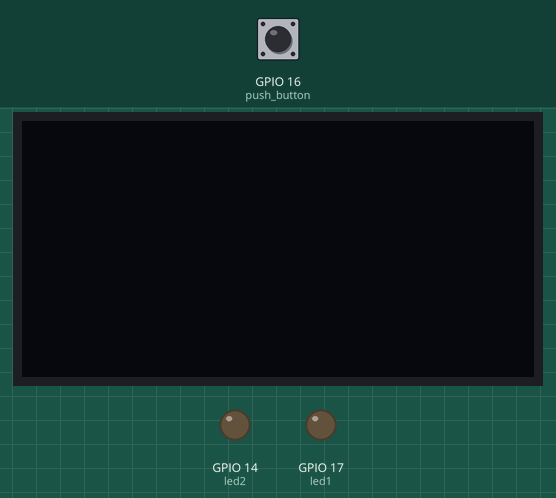
Bench run of a program on a simulated ESP32 board running MicroPython. Parts: 128×64 one-colour display, output pins drawn as LEDs (lit = HIGH). The test bench sets the inputs (shaded band); at power-on: GPIO 16 (push_button) HIGH.

Above: at 1.2 s.
1.3 s: GPIO 16 (push_button) pulled LOW for 0.15 s
At 2.5 s:
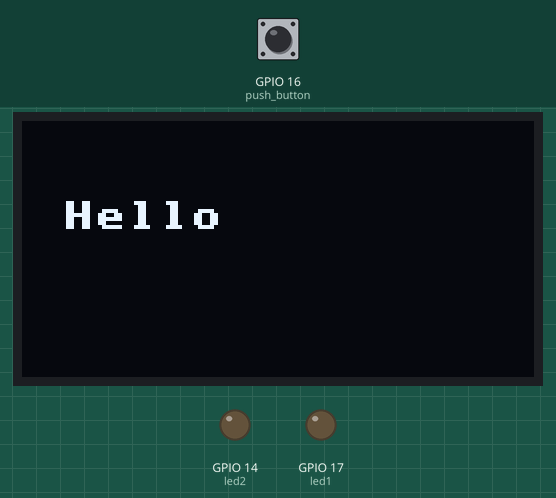
2.9 s: GPIO 16 (push_button) pulled LOW for 1 s
At 3.8 s:
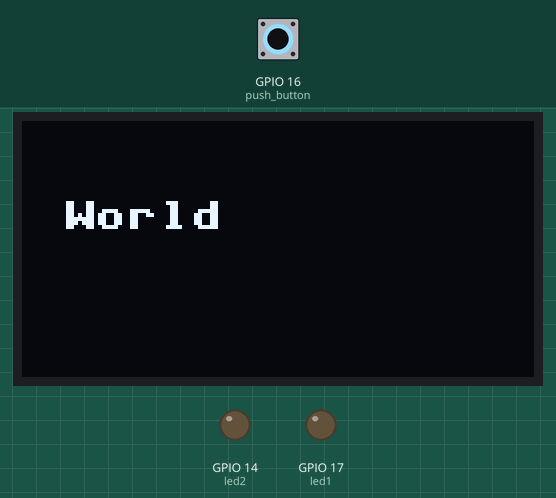
5.4 s: GPIO 16 (push_button) pulled LOW for 0.15 s
At 5.8 s:
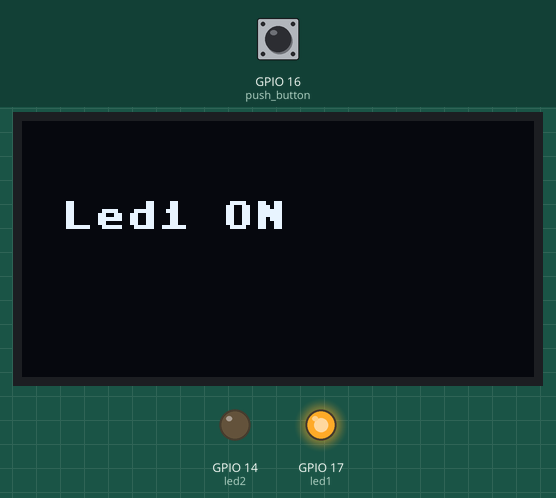
7.0 s: GPIO 16 (push_button) pulled LOW for 3.2 s
At 8.2 s:
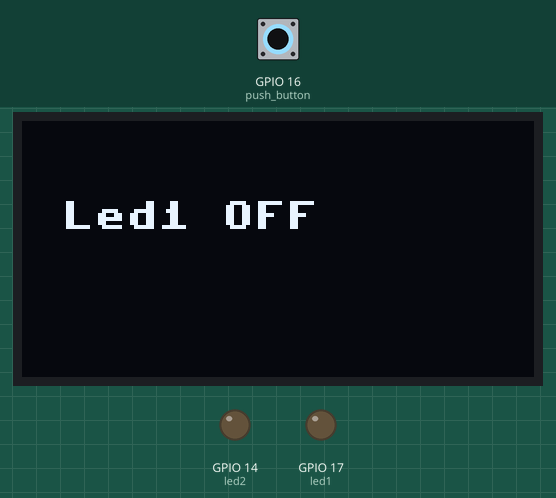
11.7 s: GPIO 16 (push_button) pulled LOW for 0.15 s
At 12.9 s:
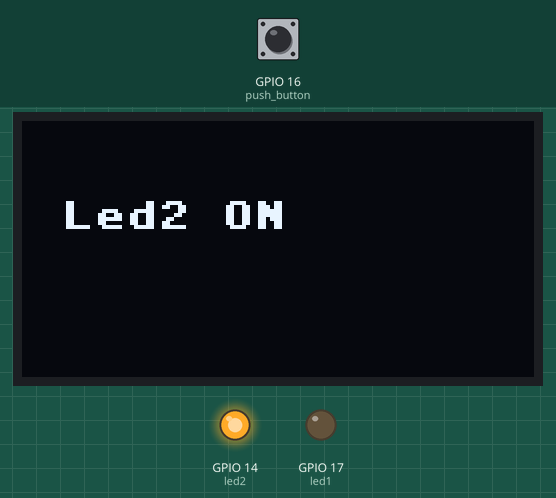
13.3 s: GPIO 16 (push_button) pulled LOW for 1 s
At 14.2 s:
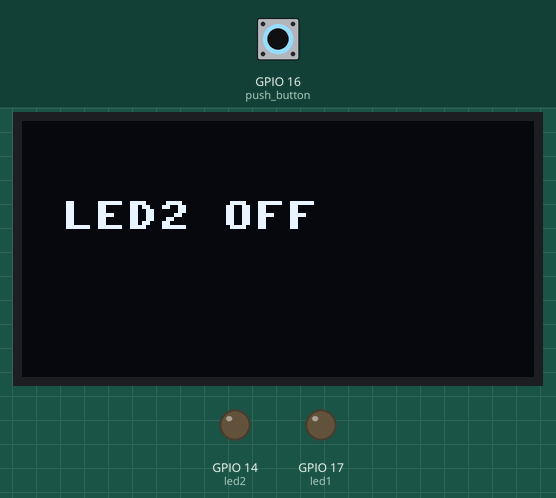
Timing chart, 0 to 16.3 s (numbered marks = the images above; inputs shaded):
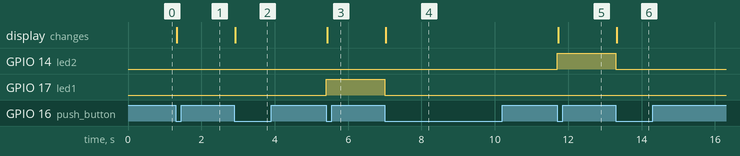

Measured:
- after the input at 1.3 s, the display: changes at once (image 1)
- after the input at 2.9 s, the display: changes at once (image 2)
- after the input at 5.4 s, GPIO 17 (led1): LOW → HIGH at once; the display: changes at once (image 3)
- after the input at 7.0 s, GPIO 17 (led1): HIGH → LOW at once; the display: changes at once (image 4)
- after the input at 11.7 s, GPIO 14 (led2): LOW → HIGH at once; the display: changes at once (image 5)
- after the input at 13.3 s, GPIO 14 (led2): HIGH → LOW at once; the display: changes at once (image 6)

The program:

push_button_oled_display.py
```python
from machine import Pin,I2C
import ssd1306
import time
import micropython

#I2C Intialization
i2c=I2C(0,scl=Pin(22),sda=Pin(21))


#Oled Object
oled = ssd1306.SSD1306_I2C(128,64,i2c)


#Circuit Elements
led1 = Pin(17,Pin.OUT)
led2 = Pin(14,Pin.OUT)
push_button = Pin(16,Pin.IN,Pin.PULL_UP)

#Debounce Variable
last_time = 0
DEBOUNCE_DELAY = 100

push_button_count =0

#Interrupt Function
def button_interrupt_func(pin):
    global last_time,push_button_count
    current_time = time.ticks_ms()


    if time.ticks_diff(current_time , last_time) > DEBOUNCE_DELAY:
        last_time = current_time


        push_button_count+=1

        if push_button_count %6 == 0:
            try:
                strr="LED2 OFF"
                micropython.schedule(schedule_heavy_task,strr)
                led2.value(0)

            except RuntimeError:
                pass

        if push_button_count %6 == 1:
            try:
                strr="Hello"
                micropython.schedule(schedule_heavy_task,strr)

            except RuntimeError:
                pass

        if push_button_count %6 == 2:
            try:
                strr="World"
                micropython.schedule(schedule_heavy_task,strr)

            except RuntimeError:
                pass

        if push_button_count %6 == 3:
            try:
                strr="Led1 ON"
                micropython.schedule(schedule_heavy_task,strr)
                led1.value(1)

            except RuntimeError:
                pass

        if push_button_count %6 == 4:
            try:
                strr="Led1 OFF"
                micropython.schedule(schedule_heavy_task,strr)
                led1.value(0)

            except RuntimeError:
                pass

        if push_button_count %6 == 5:
            try:
                strr="Led2 ON"
                micropython.schedule(schedule_heavy_task,strr)
                led2.value(1)

            except RuntimeError:
                pass

#Scheduled Function
def schedule_heavy_task(strr:String):
    oled_display(strr)

#Oled Display Function
def oled_display(str:String):
    oled.fill(0)
    oled.text(str,10,20,1)
    oled.show()

#Button Interrupt
push_button.irq(handler=button_interrupt_func , trigger=Pin.IRQ_FALLING)

try:
    while True:

        time.sleep(0.6)

except KeyboardInterrupt:
    print("Exciting...\n")
    time.sleep(0.5)
    led1.value(0)
    led2.value(0)
    push_button.irq(handler=None)
    oled.poweroff()
    print("Excited Sucessfully....\n")
```
